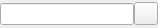
<?xml version="1.0" encoding="UTF-8"?>
<ui version="4.0">
 <class>VtkFilePathSelectorWidget</class>
 <widget class="QWidget" name="VtkFilePathSelectorWidget">
  <property name="geometry">
   <rect>
    <x>0</x>
    <y>0</y>
    <width>158</width>
    <height>28</height>
   </rect>
  </property>
  <property name="sizePolicy">
   <sizepolicy hsizetype="Fixed" vsizetype="Preferred">
    <horstretch>0</horstretch>
    <verstretch>0</verstretch>
   </sizepolicy>
  </property>
  <property name="windowTitle">
   <string>Form</string>
  </property>
  <layout class="QHBoxLayout" name="horizontalLayout">
   <property name="spacing">
    <number>0</number>
   </property>
   <property name="leftMargin">
    <number>0</number>
   </property>
   <property name="topMargin">
    <number>0</number>
   </property>
   <property name="rightMargin">
    <number>0</number>
   </property>
   <property name="bottomMargin">
    <number>0</number>
   </property>
   <item>
    <widget class="QLineEdit" name="lineEdit">
     <property name="readOnly">
      <bool>true</bool>
     </property>
    </widget>
   </item>
   <item>
    <widget class="QToolButton" name="toolButton">
     <property name="text">
      <string/>
     </property>
     <property name="icon">
      <iconset resource="../vtk-pipeline.qrc">
       <normaloff>:/style/icon/open.png</normaloff>:/style/icon/open.png</iconset>
     </property>
    </widget>
   </item>
  </layout>
 </widget>
 <resources>
  <include location="../vtk-pipeline.qrc"/>
 </resources>
 <connections/>
</ui>
